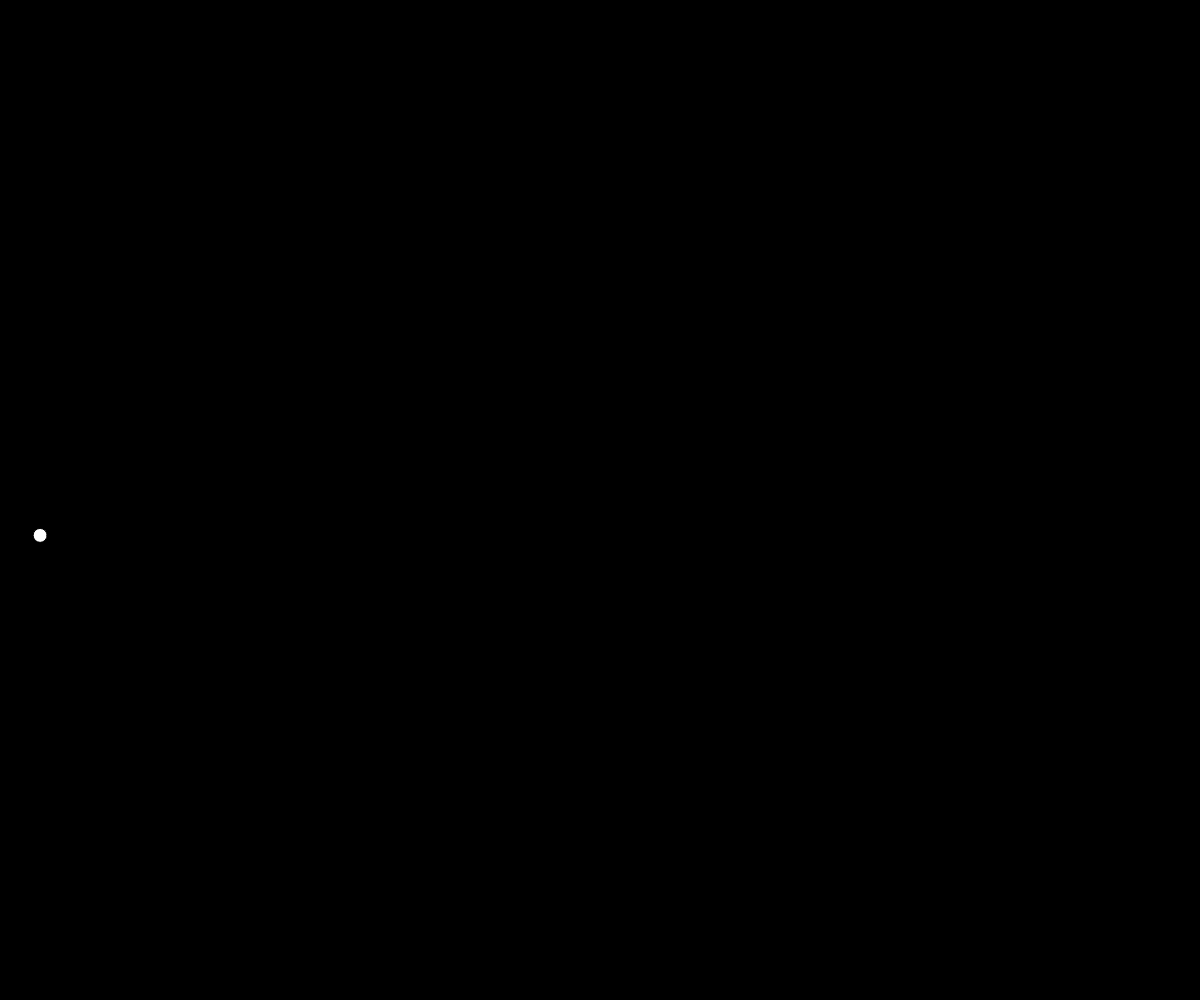
Frame 1 (no input)
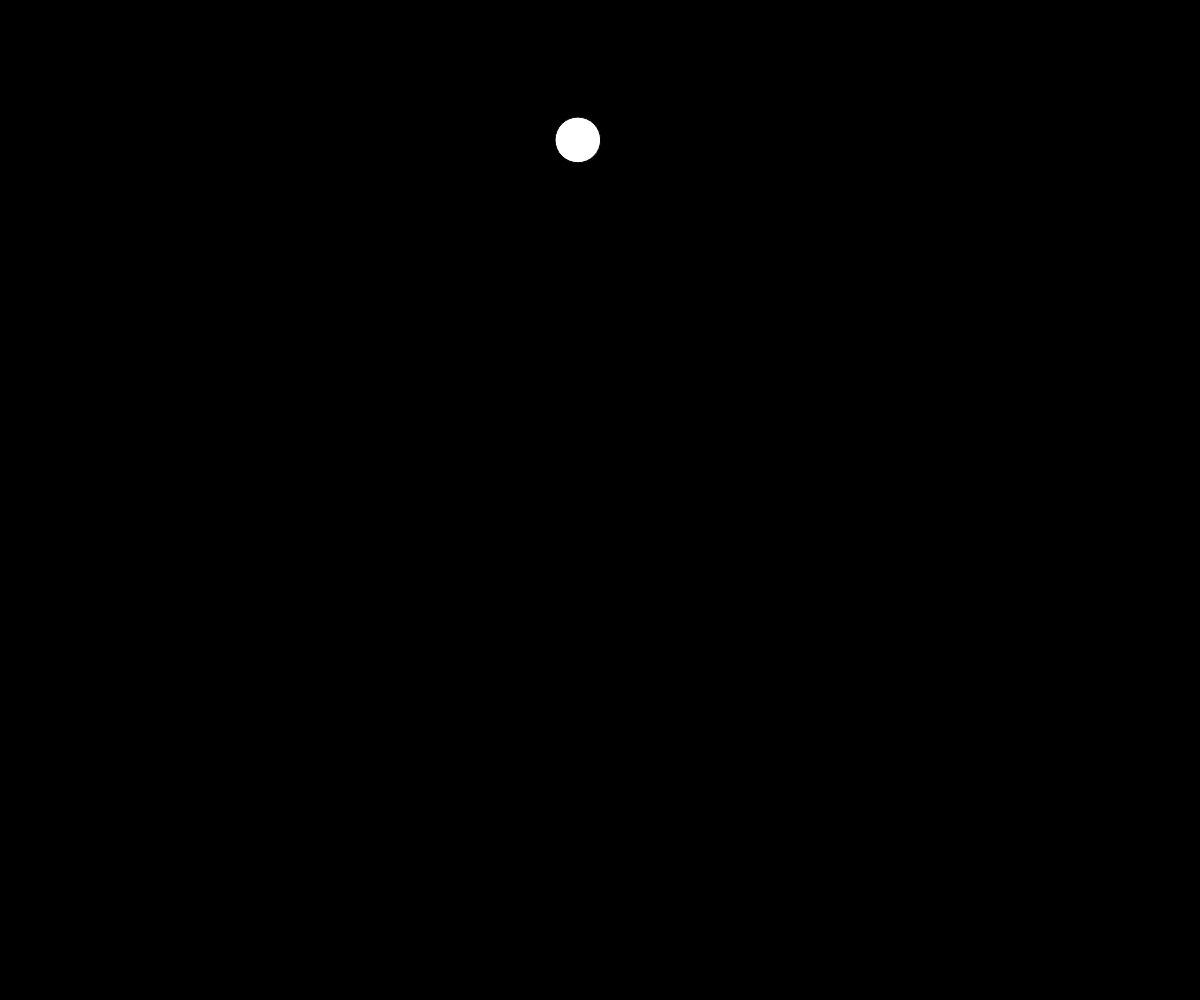
Frame 60 (no input)
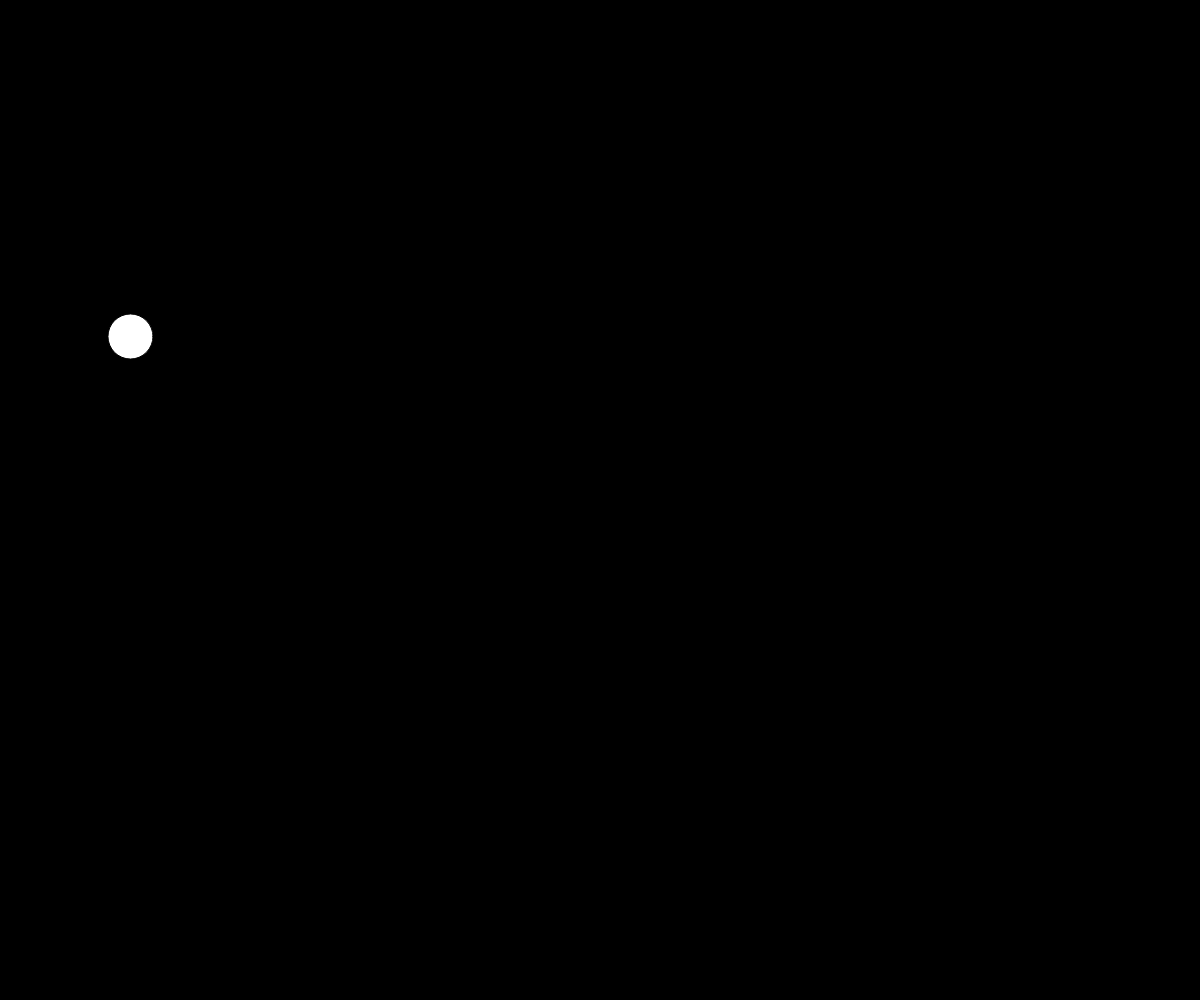
Frame 120 (the mouse pressed at the canvas centre since frame 60)

The p5.js sketch that drew these frames (run headless with seeded random() and noise() and a simulated clock; from frame 60 on, the mouse is pressed at the canvas centre):

// p5.js sketch
// ── sketch.js
// Find the Smallest Circle
// Bishal Ghose
// March 5th, 2025
//
// Extra for Experts:
// - describe what you did to take this project "above and beyond"
let randomXValue = 0;
let randomYValue = 0;
let randomSize = 0;

function setup() {
  createCanvas(windowWidth, windowHeight);
}

function draw() {
  randomSeed();
  background(0);
  drawCircles();
}

function drawCircles(){
  let size = 50;
  let ListOfCircles = [];
  for (let i = 0; i < 100; i++) {
    randomXValue = random(0,windowWidth);
    randomYValue = random(0, windowHeight);
    randomSize = random(10,50);
    ListOfCircles.push(randomSize);
    for (let i of ListOfCircles){
      if (i < size) {
        size = i;
        fill(255,0,0);
        break;
      }
      else {
        fill(255);
      }
    }
  }
  console.log("hi")
  circle(randomXValue, randomYValue, randomSize);
  console.log(randomXValue, randomYValue, randomSize);
}
